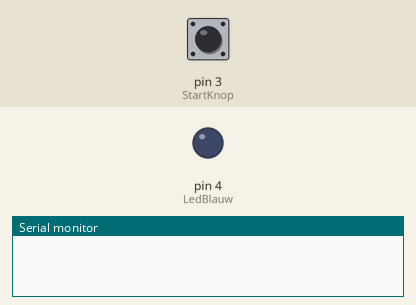
This sketch was run on a simulated Arduino Uno, built with avr-gcc and run on an emulated ATmega328P. Parts: output pins drawn as LEDs (lit = HIGH), the last lines printed to the serial monitor. The test bench sets the inputs (shaded band); at power-on: pin 3 (StartKnop) LOW.

Above: at 1.2 s.
1.3 s: pin 3 (StartKnop) pulled HIGH for 0.15 s
At 2.3 s:
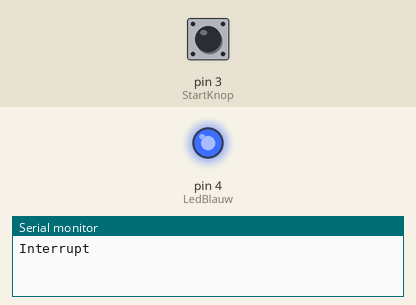
2.9 s: pin 3 (StartKnop) pulled HIGH for 1 s
At 3.5 s:
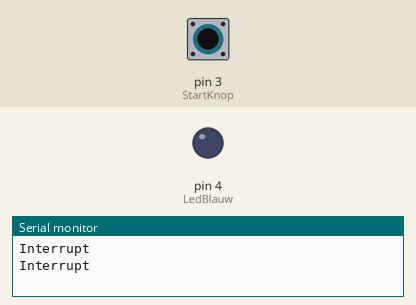
5.4 s: pin 3 (StartKnop) pulled HIGH for 3.2 s
At 6.6 s:
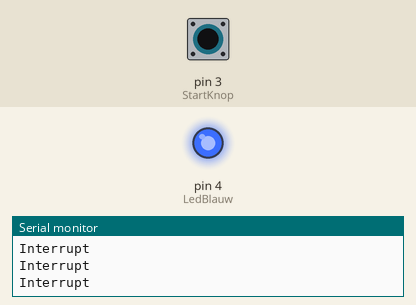
Timing chart, 0 to 8.4 s (numbered marks = the images above; inputs shaded):
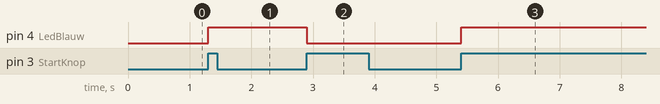

The sketch:

POCinterrupt.ino
```cpp
const int StartKnop = 3;
const int LedBlauw = 4;

bool StatusLed = false;

void setup() {
  Serial.begin(9600);

  pinMode(LedBlauw, OUTPUT);
  pinMode(StartKnop, INPUT);

  attachInterrupt(digitalPinToInterrupt(StartKnop), Interrupt, RISING);
}

void loop() {
  // Blauwe led aan of uit
  digitalWrite(LedBlauw, StatusLed);
}

void Interrupt() {
  Serial.println("Interrupt");
  StatusLed = !StatusLed;
}
```

Measured:
- after the input at 1.3 s, pin 4 (LedBlauw): LOW → HIGH at once
- after the input at 2.9 s, pin 4 (LedBlauw): HIGH → LOW at once
- after the input at 5.4 s, pin 4 (LedBlauw): LOW → HIGH at once
